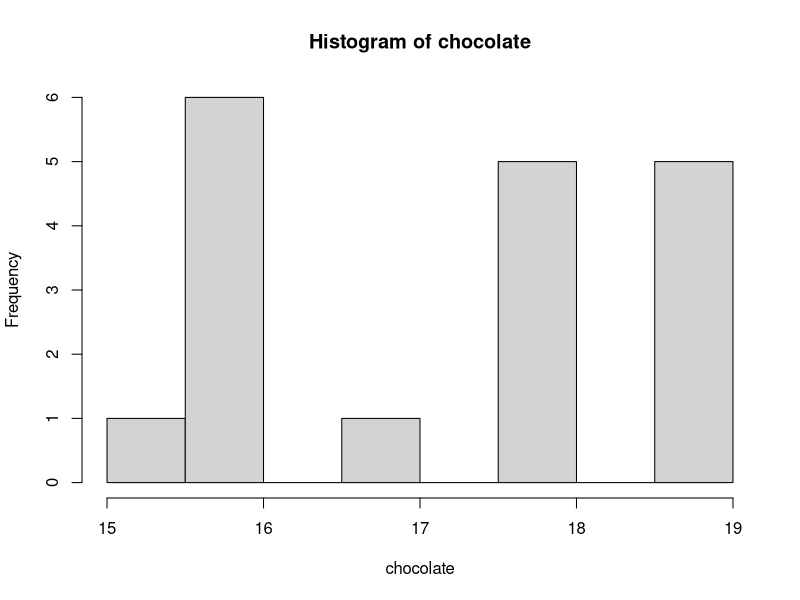
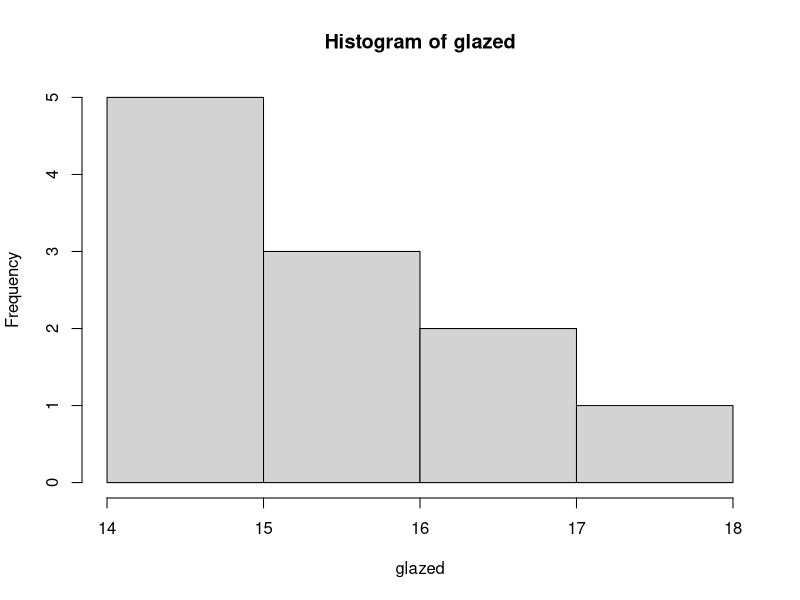

Write the R code that produced these figures, in order.
## ---- chunk 1
chocolate <- c(18, 16, 19, 19, 18, 17, 16, 19, 19, 18, 16, 19, 16, 18, 15, 16, 18, 16) 
glazed <- c(16, 15, 16, 17, 15, 14, 15, 17, 18, 16, 15)
## ---- chunk 2
sd_c <- sd(chocolate)
sd_c

sd_g <- sd(glazed)
sd_g

xbar_c <- mean(chocolate)
xbar_c

xbar_g <- mean(glazed)
xbar_g

# check conditions
hist(chocolate)
hist(glazed)

n_c <- length(chocolate)
n_c
n_g <- length(glazed)
n_g

se <- sqrt(sd_c^2 / n_c + sd_g^2/n_g)
test_stat <- ((xbar_c - xbar_g) - 0)/se
test_stat

df <- min(n_c - 1, n_g - 1)
2*(1-pt(test_stat, df))
